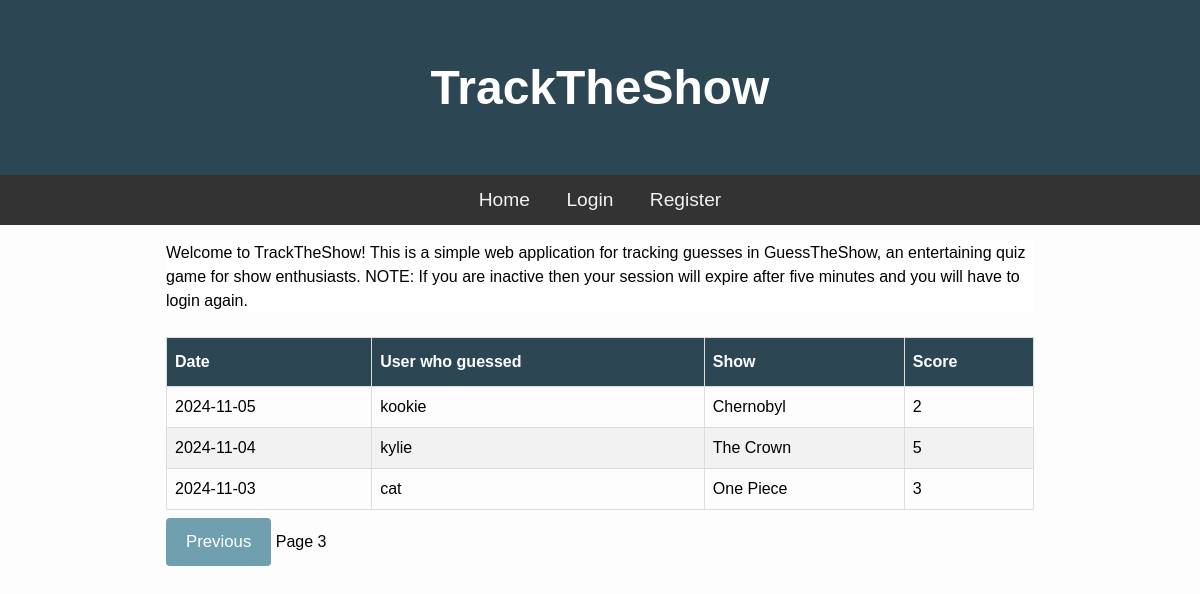
The app's page /?page=3, older data.
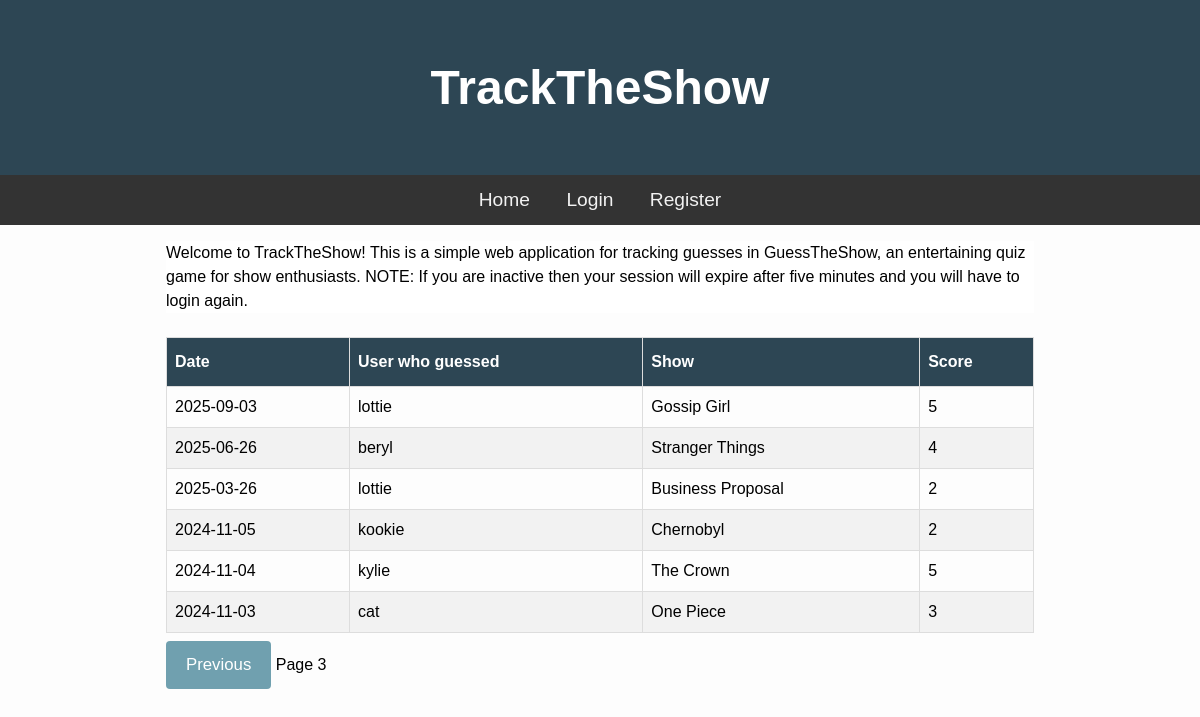
The same page, newer data.
### tables this page shows
CREATE TABLE Guesses (id INTEGER PRIMARY KEY AUTOINCREMENT, user_id INTEGER, date TEXT NOT NULL, score INTEGER, "show" TEXT NOT NULL);

CREATE TABLE Users (id INTEGER PRIMARY KEY AUTOINCREMENT, username TEXT UNIQUE NOT NULL, password NOT NULL, salt TEXT);

### main.py (the view)
@app.route("/") #the route for the homepage
def Home():
    page = request.args.get('page', 1, type=int) #Get the page number from the query parameters and default to 1 if not provided
    per_page = 10 #Limit guesses to 10 per page e
    total_guesses = db.TotalGuessCount() #Get the total number of guesses from the guesses database
    total_pages = math.ceil(total_guesses / per_page)#Calculate the total number of pages and round up to the nearest whole number
    if page < 1: #If the page number is less than 1, set it to 1 to prevent invalid page numbers and users from trying to access non-existent pages
       page = 1
    elif page > total_pages and total_pages > 0:
       page = total_pages
    offset = (page - 1) * per_page #Calculate the offset for the database query based on the current page
    guessData = db.GetPages(per_page, offset)#Get the guesses for the current page using limit and offset
    return render_template("index1.html", guesses=guessData, page=page, total_pages=total_pages) #Note: passing data, page and total_pages

### db.py (called while the page is built)
def GetDB():
    BASE_DIR = os.path.dirname(os.path.abspath(__file__)) #Turns the part of the current file into an absolute path and then gets the directory of that path. Used to find the database file regardless of where the program is run from.
    db_path = os.path.join(BASE_DIR, ".database", "gtg.db") #Creates path to the database file
    db = sqlite3.connect(db_path)
    db.row_factory = sqlite3.Row
    return db

def GetPages(limit, offset):
    db = GetDB()
    query = """SELECT Guesses.date, Guesses.show, Guesses.score, Users.username
               FROM Guesses
               JOIN Users ON Guesses.user_id = Users.id
               ORDER BY date DESC
               LIMIT ? OFFSET ?"""
    guesses = db.execute(query, (limit, offset)).fetchall()
    db.close()
    return guesses

def TotalGuessCount():
    db = GetDB()
    result = db.execute("SELECT COUNT(*) as total FROM Guesses").fetchone()
    db.close()
    return result['total']

### main.py (called while the page is built)
@app.before_request
def session_timeout():
    session.permanent = True
    app.permanent_session_lifetime = timedelta(minutes=5) #Reset the session timoeout on each request

### templates/index1.html (shortened to what this page needs)
{% extends "base.html" %}
{% block content %}
<div class="container">
    <p>Welcome to TrackTheShow! This is a simple web application for tracking guesses in GuessTheShow, an entertaining quiz game for show enthusiasts. NOTE: If you are inactive then your session will expire after five minutes and you will have to login again.</p>
</div>
<br>
<table class="guess_table">
    <thead>
        <th>Date</th>
        <th>User who guessed</th>
        <th>Show</th>
        <th>Score</th>
    </thead>
    <tbody>
        {% for guess in guesses %}
        <tr>
            <td>{{ guess['date'] }}</td>
            <td>{{ guess['username'] }}</td>
            <td>{{ guess['show'] }}</td>
            <td>{{ guess['score'] }}</td>
        </tr>
        {% endfor %}
    </tbody>
</table>
<div class="pagenavigation">
    {% if page > 1 %}
        <a href="{{ url_for('Home', page=page-1) }}"><button>Previous</button></a>
    {% endif %}
    <span>Page {{ page }}</span>
</div>
{% endblock %}

### templates/base.html (shortened to what this page needs)
<!DOCTYPE html>
<html lang="en">
<head>
    <link rel="stylesheet" href="static/css/style.css" />
</head>
<body>
    <h1 class="banner">TrackTheShow</h1>
    <nav>
        <a href="/">Home</a>
        {% if session.get('username') %}
         <a href="/logout">Logout</a>
         {% else %}
        <a href="/login">Login</a>
        <a href="/register">Register</a>
        {% endif %}
</nav>
    <main>
        {% block content %}
        {% endblock %}
    </main>
</body>
</html>

### static/css/style.css (style rules this page uses)
* { padding: 0; margin: 0; box-sizing: border-box; }
body { background: #fdfdfd; font-family: "Nunito", sans-serif; font-size: 1rem; }
main { max-width: 900px; margin: auto; padding: 1rem; line-height: 1.5; }
.banner { padding: 60px; text-align: center; background: #2D4654; color: white; font-size: 3em; }
nav { overflow: hidden; background-color: #333; text-align: center; }
nav a { display: inline-block; color: #f2f2f2; padding: 14px 16px; text-decoration: none; font-size: 1.2em; }
.container { background-color: white; }
.guess_table { font-family: Arial, Helvetica, sans-serif; border-collapse: collapse; width: 100%; }
.guess_table td, .guess_table th { border: 1px solid #ddd; padding: 8px; }
.guess_table tr:nth-child(even) { background-color: #f2f2f2; }
.guess_table th { padding-top: 12px; padding-bottom: 12px; text-align: left; background-color: #2D4654; color: white; }
button { background-color: #70A0AF; color: white; padding: 14px 20px; margin: 8px 0; border: none; border-radius: 4px; cursor: pointer; font-size: 1.05em; }

Row changes from the older to the newer data that the page shows:
added Guesses: date "2025-09-03", username "lottie", show "Gossip Girl", score "5"
now on this page (row unchanged): Guesses: date "2025-06-26", username "beryl", show "Stranger Things", score "4"
added Guesses: date "2025-03-26", username "lottie", show "Business Proposal", score "2"
